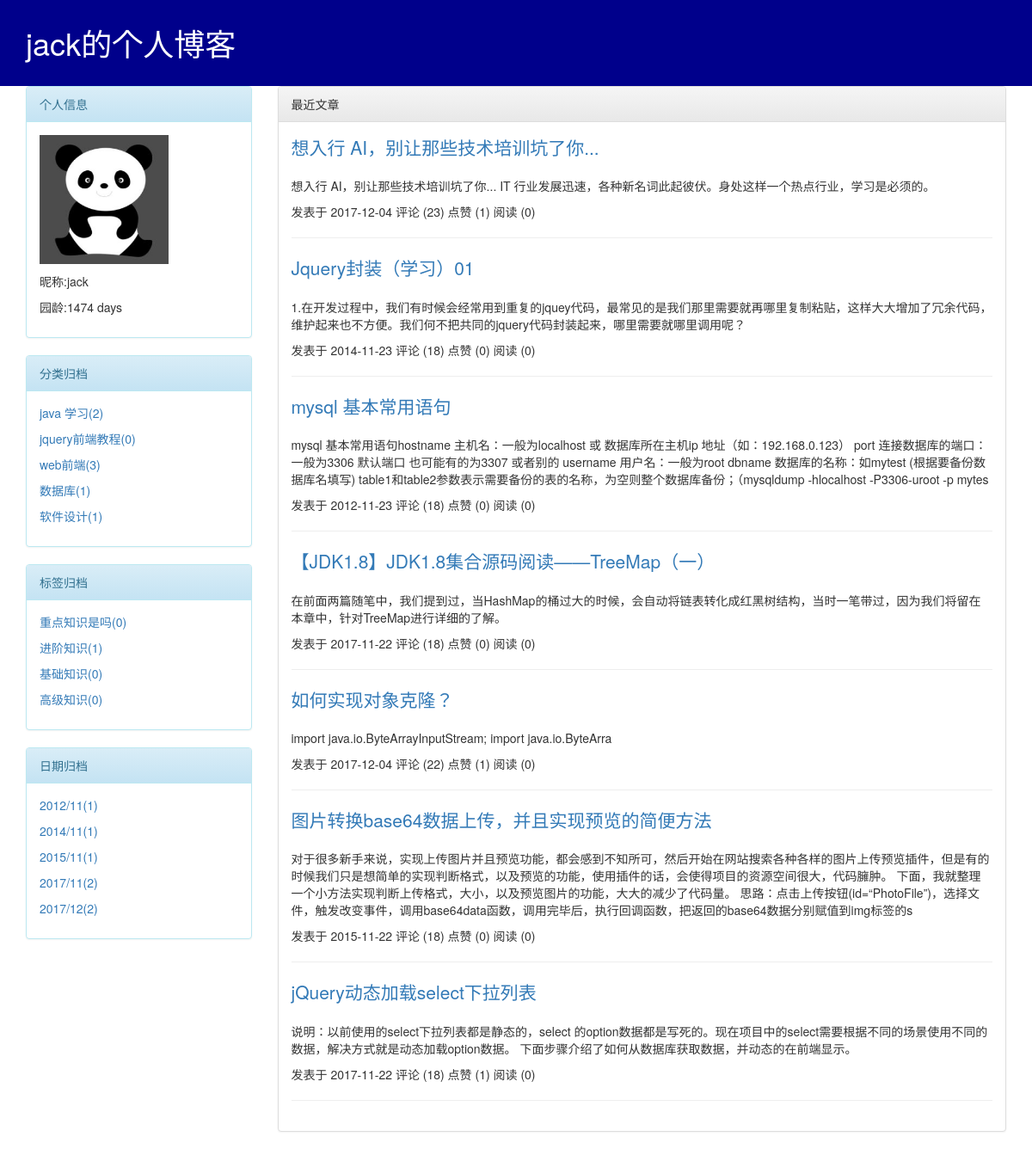
Screenshot of /blog/jack/category/jquery前端教程 with the database file from the repository.
### app01/models.py (models this page shows, shortened)
class User(models.Model):
    username=models.CharField(verbose_name="用户名",max_length=32)
    password=models.CharField(verbose_name="密码",max_length=32)
    nickname=models.CharField(verbose_name="别名",max_length=32)
    telephone=models.CharField(verbose_name="手机号码",max_length=11,blank=True,null=True,unique=True)
    avatar=models.FileField(verbose_name="头像",upload_to="avatar",default="/avatar/default.png")
    create_time=models.DateTimeField(verbose_name="创建时间")
    fans=models.ManyToManyField(
        verbose_name="粉丝们",
        to="User",
        through="UserFans",
        related_name="f",
        through_fields=("myself","follower"),null=True,blank=True)
    class Meta:
        verbose_name_plural="用户表"

class Category(models.Model):
    title=models.CharField(verbose_name="分类标题",max_length=32)
    blog=models.ForeignKey(verbose_name="所属博客",to="Blog")
    class Meta:
        verbose_name_plural="分类表"
        ordering=["title"]

class Tag(models.Model):
    title=models.CharField(verbose_name="标签名称",max_length=32)
    blog=models.ForeignKey(verbose_name="所属博客",to="Blog")
    class Meta:
        verbose_name_plural="标签表"

class Article(models.Model):
    title=models.CharField(max_length=50,verbose_name="文章标题")
    desc=models.CharField(max_length=255,verbose_name="文章描述")
    read_count=models.IntegerField(default=0)
    comment_count=models.IntegerField(default=0)
    up_count=models.IntegerField(default=0)
    down_count=models.IntegerField(default=0)
    create_time=models.DateTimeField(verbose_name="创建时间")
    category=models.ForeignKey(verbose_name="文章类型",to="Category",blank=True,null=True)
    user=models.ForeignKey(verbose_name="所属用户",to="User",null=True,blank=True)
    tags=models.ManyToManyField(
        to="Tag",
        through="Article2Tag",
        through_fields=('article','tag'),
    )
    site_article_category=models.ForeignKey("SiteArticleCategory",null=True)
    class Meta:
        verbose_name_plural="文章表"

### app01/views.py (the view)
# urls.py: url(r'^(?P<username>.*)/articles/(?P<article_id>\d+)',views.homeSite),
def homeSite(request,username,**kwargs):
    current_user=models.User.objects.filter(username=username).first()
    if not current_user:
        return render(request,"notFound.html")
    date_list=models.Article.objects.filter(user=current_user).extra(select={"filter_create_date":"strftime('%%Y/%%m',create_time)"}).values_list("filter_create_date").annotate(Count("id"))
    if kwargs:
        if kwargs.get("condition")=="category":
            article_list=models.Article.objects.filter(user=current_user,category__title=kwargs.get("para"))
        elif kwargs.get("condition")=="tag":
            article_list=models.Article.objects.filter(user=current_user,tags__title=kwargs.get("para"))
        elif kwargs.get("condition")=="date":
            year,month=kwargs.get("para").split("/")
            article_list=models.Article.objects.filter(user=current_user,create_time__year=year,create_time__month=month)
    if kwargs.get("article_id"):
        article=models.Article.objects.filter(id=kwargs.get("article_id")).first()
        obj=render(request,"articleDetail.html",{"user": current_user,"article": article,"date_list":date_list})
        obj.set_cookie("username",request.session.get("username"))
        obj.set_cookie("articleid",article.id)
        return obj
    article_list=models.Article.objects.filter(user=current_user)
    return render(request,"homesite.html",{"user":current_user,"article_list":article_list,"date_list":date_list})

### blogs/templatetags/Myfilters.py (called while the page is built)
@register.filter
def yuanling(t):
    import datetime
    user_create_time=datetime.datetime(year=t.year,month=t.month,day=t.day,hour=t.hour,minute=t.minute,second=t.second)
    ret=datetime.datetime.now()-user_create_time
    print(ret)
    print(type(ret))
    return mark_safe(str(ret).split(",")[0])

### templates/homesite.html (shortened to what this page needs)
<html lang="en">
<head>
    <link rel="stylesheet" href="/static/bootstrap3/css/bootstrap.min.css">
    <link rel="stylesheet" href="/static/bootstrap3/css/bootstrap-theme.min.css">
</head>
<body>
{% load Myfilters %}
<div class="headtop">
    <div class="container">
        <span class="h1" style="line-height: 100px;color: white;">{{ user.username }}的个人博客</span>
    </div>
</div>
<div class="container">
    <div class="row">
        <div class="col-md-3">
            <div class="panel panel-info">
              <div class="panel-heading">个人信息</div>
              <div class="panel-body">
                <p><img src="{{ user.avatar.url }}" alt="" width="150px" height="150px"></p>
                <p>昵称:{{ user.username }}</p>
                <p>园龄:{{ user.create_time|yuanling }}</p>
              </div>
            </div>
            <div class="panel panel-info">
              <div class="panel-heading">分类归档</div>
              <div class="panel-body">
                  {% for item in user.blog.category_set.all %}
                        <p><a href="/blog/{{ user.username }}/category/{{ item.title }}">{{ item.title }}({{ item.article_set.count }})</a></p>
                  {% endfor %}
              </div>
            </div>
            <div class="panel panel-info">
              <div class="panel-heading">标签归档</div>
              <div class="panel-body">
                    {% for item in user.blog.tag_set.all %}
                            <p><a href="/blog/{{ user.username }}/tag/{{ item.title }}">{{ item.title }}({{ item.article_set.count }})</a></p>
                    {% endfor %}
              </div>
            </div>
            <div class="panel panel-info">
              <div class="panel-heading">日期归档</div>
              <div class="panel-body">
                {% for item in date_list %}
                        <p><a href="/blog/{{ user.username }}/date/{{ item.0 }}">{{ item.0 }}({{ item.1 }})</a></p>
                {% endfor %}
              </div>
            </div>
        </div>
        <div class="col-md-9">
          {% block content %}
            <div class="panel panel-default">
              <div class="panel-heading">最近文章</div>
              <div class="panel-body">
                {% for article in article_list %}
                        <p class="lead text-primary"><a href="/blog/{{ user.username }}/articles/{{ article.id }}">{{ article.title }}</a></p>
                        <p>{{ article.desc }}</p>
                        <p>发表于&nbsp;{{ article.create_time|date:"Y-m-d" }}&nbsp;评论&nbsp;({{ article.comment_count }})&nbsp;点赞&nbsp;({{ article.up_count }})&nbsp;阅读&nbsp;({{ article.read_count }})</p>
                        <p><hr></p>
                {% endfor %}
              </div>
            </div>
          {% endblock content%}
        </div>
    </div>
</div>
</body>
</html>

### rows the page displays
User: username "jack", avatar (placeholder picture), create_time|yuanling "1474 days"
Category: title "java 学习", article_set.count "2"
Category: title "jquery前端教程", article_set.count "0"
Category: title "web前端", article_set.count "3"
Category: title "数据库", article_set.count "1"
Category: title "软件设计", article_set.count "1"
Tag: title "重点知识是吗", article_set.count "0"
Tag: title "进阶知识", article_set.count "1"
Tag: title "基础知识", article_set.count "0"
Tag: title "高级知识", article_set.count "0"
Article: title "想入行 AI，别让那些技术培训坑了你...", desc "想入行 AI，别让那些技术培训坑了你... IT 行业发展迅速，各种新名词此起彼伏。身处这样一个热点行业，学习是必须的。", create_time "2017-12-04", comment_count "23", up_count "1", read_count "0"
Article: title "Jquery封装（学习）01", desc "1.在开发过程中，我们有时候会经常用到重复的jquey代码，最常见的是我们那里需要就再哪里复制粘贴，这样大大增加了冗余代码，维护起来也不方便。我们何不把共同的jquery代码封装起来，哪里需要就哪里调用呢？", create_time "2014-11-23", comment_count "18", up_count "0", read_count "0"
Article: title "mysql 基本常用语句", desc "mysql 基本常用语句hostname 主机名：一般为localhost 或 数据库所在主机ip 地址（如：192.168.0.123） port 连接数据库的端口：一般为3306 默认端口 也可能有的为3307 或者别的 username 用户名：一般为root dbname 数据库的名称：如mytest (根据要备份数据库名填写) table1和table2参数表示需要备份的表的名称，为空则整个数据库备份；（mysqldump -hlocalhost -P3306-uroot -p mytes", create_time "2012-11-23", comment_count "18", up_count "0", read_count "0"
Article: title "【JDK1.8】JDK1.8集合源码阅读——TreeMap（一）", desc "在前面两篇随笔中，我们提到过，当HashMap的桶过大的时候，会自动将链表转化成红黑树结构，当时一笔带过，因为我们将留在本章中，针对TreeMap进行详细的了解。", create_time "2017-11-22", comment_count "18", up_count "0", read_count "0"
Article: title "如何实现对象克隆？", desc "import java.io.ByteArrayInputStream; import java.io.ByteArra", create_time "2017-12-04", comment_count "22", up_count "1", read_count "0"
Article: title "图片转换base64数据上传，并且实现预览的简便方法", desc "对于很多新手来说，实现上传图片并且预览功能，都会感到不知所可，然后开始在网站搜索各种各样的图片上传预览插件，但是有的时候我们只是想简单的实现判断格式，以及预览的功能，使用插件的话，会使得项目的资源空间很大，代码臃肿。 下面，我就整理一个小方法实现判断上传格式，大小，以及预览图片的功能，大大的减少了代码量。 思路：点击上传按钮(id=“PhotoFile”)，选择文件，触发改变事件，调用base64data函数，调用完毕后，执行回调函数，把返回的base64数据分别赋值到img标签的s", create_time "2015-11-22", comment_count "18", up_count "0", read_count "0"
Article: title "jQuery动态加载select下拉列表", desc "说明：以前使用的select下拉列表都是静态的，select 的option数据都是写死的。现在项目中的select需要根据不同的场景使用不同的数据，解决方式就是动态加载option数据。 下面步骤介绍了如何从数据库获取数据，并动态的在前端显示。", create_time "2017-11-22", comment_count "18", up_count "1", read_count "0"

### other values shown
{{ item.0 }} "2012/11" "2014/11" "2015/11" "2017/11" "2017/12"
{{ item.1 }} "1" "1" "1" "2" "2"
